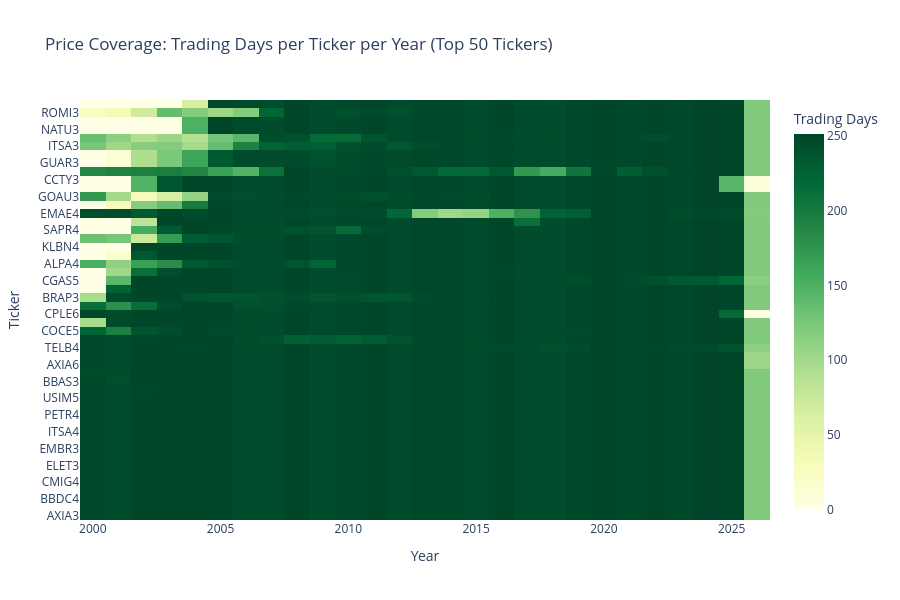

The notebook cell this image was saved under:
### Markdown cell above
### 1a. Price Coverage by Year — Heatmap

### Code cell
# Create a year column and count trading days per ticker per year
prices['year'] = prices['trade_date'].dt.year
coverage = prices.groupby(['ticker', 'year']).size().unstack(fill_value=0)

# Select top 50 tickers by total trading days for readability
top_tickers = prices.groupby('ticker').size().nlargest(50).index
coverage_top = coverage.loc[top_tickers]

fig = go.Figure(data=go.Heatmap(
    z=coverage_top.values,
    x=coverage_top.columns,
    y=coverage_top.index,
    colorscale='YlGn',
    colorbar=dict(title='Trading Days')
))
fig.update_layout(
    title='Price Coverage: Trading Days per Ticker per Year (Top 50 Tickers)',
    xaxis_title='Year',
    yaxis_title='Ticker',
    height=600,
    showlegend=False
)
fig.show()

### Figure 1 — Plotly figure (JSON) as saved in the notebook; plotly's stock layout.template omitted (floating-point values rounded to 4 significant figures; data arrays with more than 128 entries replaced by an {"elided": "..."} marker saying what was removed)
{"data": [{"colorbar": {"title": {"text": "Trading Days"}}, "colorscale": [[0, "rgb(255,255,229)"], [0.125, "rgb(247,252,185)"], [0.25, "rgb(217,240,163)"], [0.375, "rgb(173,221,142)"], [0.5, "rgb(120,198,121)"], [0.625, "rgb(65,171,93)"], [0.75, "rgb(35,132,67)"], [0.875, "rgb(0,104,55)"], [1, "rgb(0,69,41)"]], "type": "heatmap", "x": [2000, 2001, 2002, 2003, 2004, 2005, 2006, 2007, 2008, 2009, 2010, 2011, 2012, 2013, 2014, 2015, 2016, 2017, 2018, 2019, 2020, 2021, 2022, 2023, 2024, 2025, 2026], "y": ["AXIA3", "BBDC3", "BBDC4", "CMIG3", "CMIG4", "CSNA3", "ELET3", "EMBJ3", "EMBR3", "GOAU4", "ITSA4", "PETR3", "PETR4", "SBSP3", "USIM5", "UNIP6", "BBAS3", "VALE3", "AXIA6", "ELET6", "TELB4", "CPLE3", "COCE5", "BRAP4", "CPLE6", "FESA4", "BRAP3", "GGBR4", "CGAS5", "RAPT4", "ALPA4", "POMO4", "KLBN4", "USIM3", "SAPR4", "BRKM5", "EMAE4", "GGBR3", "GOAU3", "CCRO3", "CCTY3", "BAZA3", "GUAR3", "RIAA3", "ITSA3", "SCAR3", "NATU3", "NTCO3", "ROMI3", "CPFE3"], "z": {"elided": "50x27 int values"}}], "layout": {"height": 600, "showlegend": false, "title": {"text": "Price Coverage: Trading Days per Ticker per Year (Top 50 Tickers)"}, "xaxis": {"title": {"text": "Year"}}, "yaxis": {"title": {"text": "Ticker"}}}}
